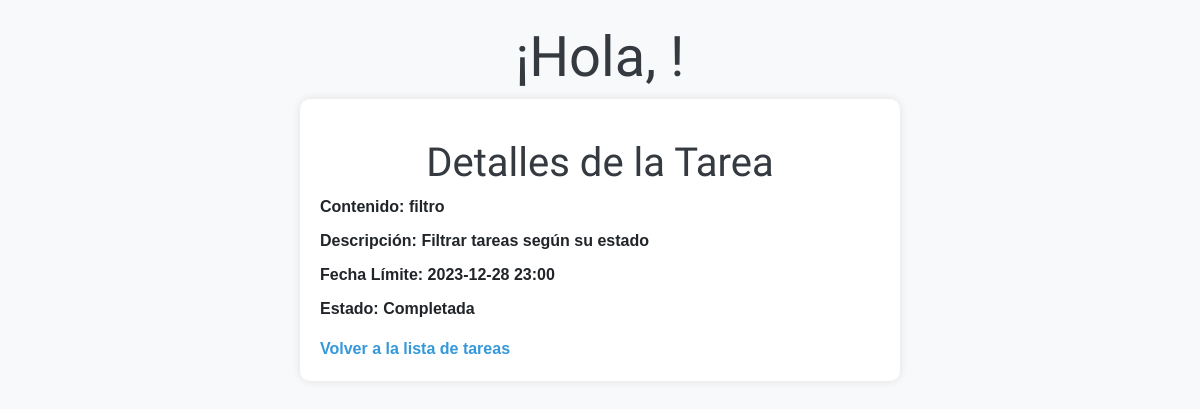
The page /detalles-tarea/3 on the database its author committed.
### models.py (models this page shows, shortened)
class Tarea(Base):
    __tablename__ = "tarea"
    id = Column(Integer, primary_key=True,autoincrement=True)
    contenido = Column(String(200), nullable=False)
    hecha = Column(Boolean)
    fecha_creacion = Column(DateTime, default=func.now())
    fecha_limite = Column(DateTime, nullable=True)
    descripcion = Column(Text)
    categoria_id = Column(Integer, ForeignKey('categoria.id'))
    categoria = relationship('Categoria', back_populates='tareas')
    eliminada = Column(Boolean, default=False)
    usuario_id = Column(Integer, ForeignKey('usuario.id'))
    usuario = relationship('Usuario', back_populates='tareas')

### main.py (the view)
@app.route('/detalles-tarea/<int:tarea_id>')
def detalles_tarea(tarea_id):
    tarea = obtener_tarea_por_id(tarea_id)
    if tarea:
        usuario_actual = None
        if 'usuario_id' in session:
            usuario_actual = Usuario.query.get(session['usuario_id'])
        return render_template('detalles_tarea.html', tarea=tarea,usuario_actual=usuario_actual)
    else:
        return render_template('error.html', mensaje='Tarea no encontrada')

### main.py (called while the page is built)
def obtener_tarea_por_id(tarea_id):
    tarea = db_session.query(Tarea).get(tarea_id)
    return tarea

### templates/detalles_tarea.html (shortened to what this page needs)
<!DOCTYPE html>
<html lang="es">
<head>
    <h1 class="display-4 text-center mt-4 titulo">¡Hola, {{ usuario_actual.nombre }}!</h1>
    <link rel="stylesheet" href="https://cdn.jsdelivr.net/npm/bootswatch@4.5.2/dist/sketchy/bootstrap.min.css"
>
</head>
<body>
    <div class="container">
        <h1>Detalles de la Tarea</h1>
        <ul>
            <li><strong>Contenido:</strong> {{ tarea.contenido }}</li>
            <li><strong>Descripción:</strong> {{ tarea.descripcion }}</li>
            <li><strong>Fecha Límite:</strong> {{ tarea.fecha_limite.strftime('%Y-%m-%d %H:%M') if tarea.fecha_limite else 'No especificada' }}</li>
            <li><strong>Estado:</strong> {{ 'Completada' if tarea.hecha else 'Pendiente' }}</li>
        </ul>
        <a href="{{ url_for('home') }}">Volver a la lista de tareas</a>
    </div>
</body>
</html>

### templates/detalles_tarea.html (style rules this page uses)
body { font-family: 'Arial', sans-serif; background-color: #f8f9fa; color: #212529; margin-top: 20px; }
h1 { color: #343a40; text-align: center; margin-top: 20px; }
div.container { max-width: 600px; margin: auto; background-color: #fff; padding: 20px; border-radius: 10px; box-shadow: 0 0 10px rgba(0, 0, 0, 0.1); }
ul { list-style-type: none; padding: 0; }
li { margin-bottom: 10px; }
strong { font-weight: bold; }
a { color: #3498db; text-decoration: none; }

### rows shown on the page
Tarea: contenido "filtro", descripcion "Filtrar tareas según su estado", fecha_limite "2023-12-28 23:00", hecha "Completada"
